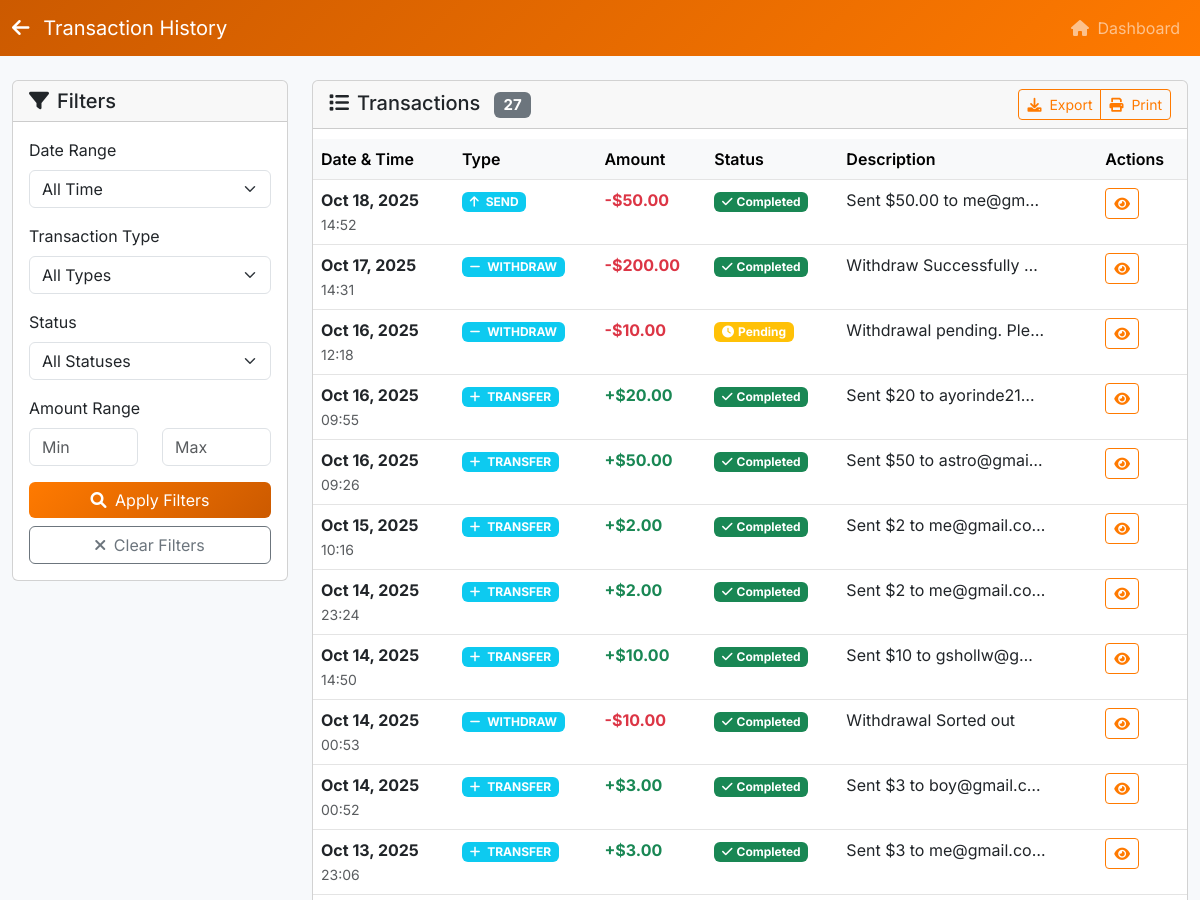
Before: /transactions/history/ (signed in, upper part) with the older database file.
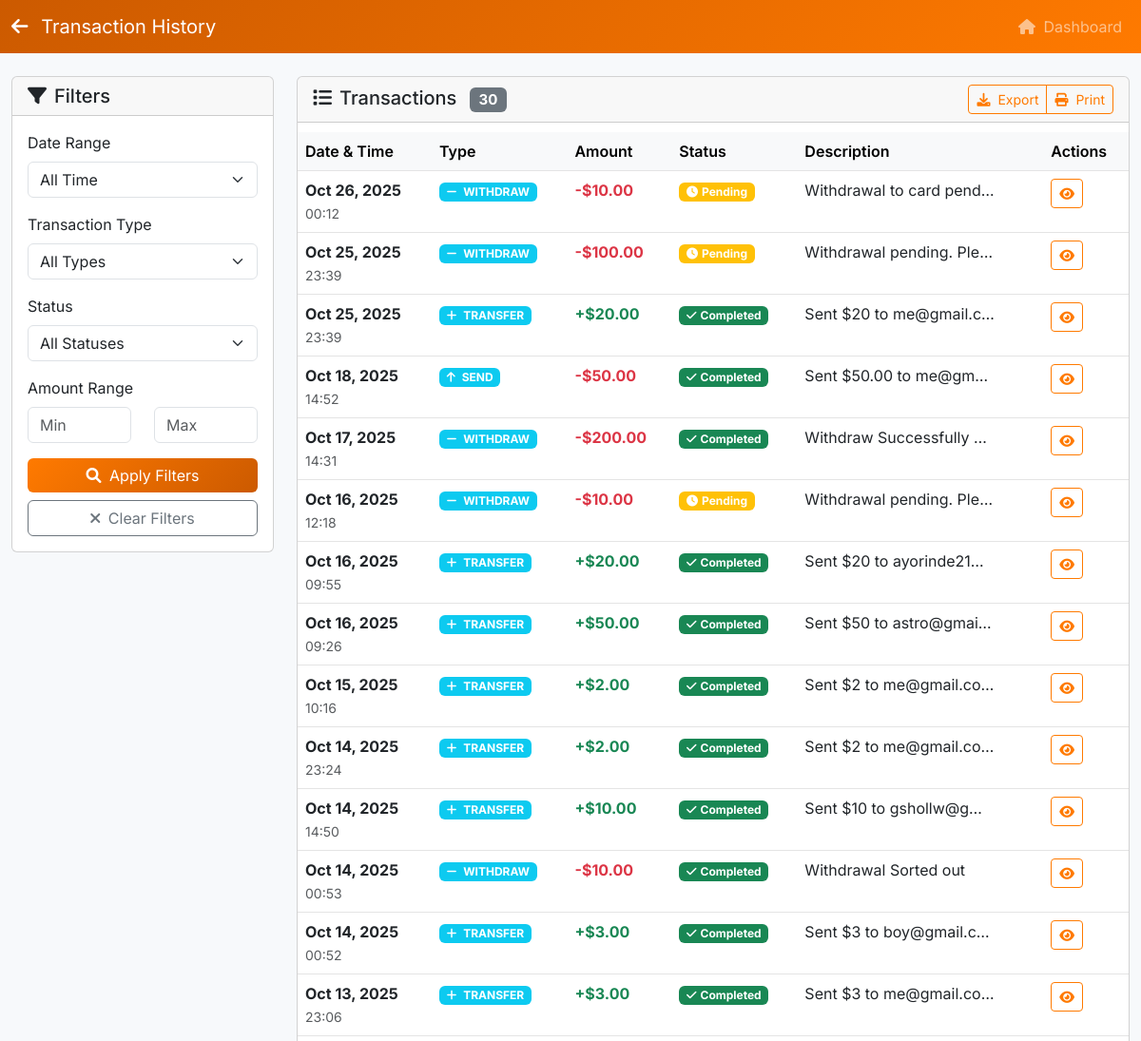
After: the same page with the newer database file.
### transactions/models.py (models this page shows, shortened)
class Transaction(models.Model):
    TRANSACTION_TYPES = [
        ('TRANSFER', 'Transfer'),
        ('WITHDRAW', 'Withdraw'),
        ('ADMIN_ADJUST', 'Admin Adjustment'),
        ('REWARD', 'Reward Credit'),
        ('REQUEST', 'Money Request'),
        ('SEND', 'Send Money'),
        ('RECEIVE', 'Receive Money'),
        ('DEPOSIT', 'Deposit'),
    ]
    STATUS_CHOICES = [
        ('PENDING', 'Pending'),
        ('COMPLETED', 'Completed'),
        ('DECLINED', 'Declined'),
    ]
    user = models.ForeignKey(settings.AUTH_USER_MODEL, on_delete=models.CASCADE, related_name='transactions')
    counterparty = models.ForeignKey(settings.AUTH_USER_MODEL, null=True, blank=True, on_delete=models.SET_NULL, related_name='counterparty_transactions')
    tx_type = models.CharField(max_length=20, choices=TRANSACTION_TYPES)
    amount = models.DecimalField(max_digits=12, decimal_places=2)
    status = models.CharField(max_length=20, choices=STATUS_CHOICES, default='PENDING')
    description = models.TextField(blank=True)
    created_at = models.DateTimeField(default=timezone.now)
    bank_name = models.CharField(max_length=100, blank=True, null=True)
    account_number = models.CharField(max_length=50, blank=True, null=True)
    account_holder = models.CharField(max_length=100, blank=True, null=True)
    card_brand = models.CharField(max_length=30, blank=True, null=True)
    card_last4 = models.CharField(max_length=4, blank=True, null=True)
    card_holder = models.CharField(max_length=100, blank=True, null=True)
    FEE_STATUS_CHOICES = [
        ('PENDING', 'Pending'),
        ('PROCESSING', 'Processing'),
        ('COMPLETED', 'Completed'),
    ]
    international_fee_percentage = models.DecimalField(max_digits=5, decimal_places=2, null=True, blank=True)
    international_fee_message = models.TextField(blank=True)
    international_fee_status = models.CharField(max_length=20, choices=FEE_STATUS_CHOICES, default='PENDING')
    voucher_image = models.ImageField(upload_to='vouchers/', null=True, blank=True)

### transactions/views.py (the view, shortened to what this page needs)
# urls.py: path('history/', views.transaction_history, name='transaction_history'),
@login_required
def transaction_history(request):
    transactions = Transaction.objects.filter(user=request.user).order_by('-created_at')
    date_range = request.GET.get('date_range')
    tx_type = request.GET.get('tx_type')
    status = request.GET.get('status')
    min_amount = request.GET.get('min_amount')
    max_amount = request.GET.get('max_amount')
    if tx_type:
        transactions = transactions.filter(tx_type=tx_type)
    if status:
        transactions = transactions.filter(status=status)
    if min_amount:
        try:
            transactions = transactions.filter(amount__gte=float(min_amount))
        except ValueError:
            pass
    if max_amount:
        try:
            transactions = transactions.filter(amount__lte=float(max_amount))
        except ValueError:
            pass
    return render(request, 'transactions/history.html', {'transactions': transactions})

### accounts/templatetags/currency.py (called while the page is built)
def _format_amount(amount: Decimal) -> str:
    q = Decimal('0.01')
    return f"{amount.quantize(q, rounding=ROUND_HALF_UP):,.2f}"

@register.simple_tag(takes_context=True)
def money(context, amount):
    try:
        amt = Decimal(str(amount or 0))
    except Exception:
        amt = Decimal('0')
    request = context.get('request')
    code = 'USD'
    if request is not None:
        code = request.session.get('currency', 'USD') or 'USD'
    info = CURRENCY_INFO.get(code, CURRENCY_INFO['USD'])
    converted = (amt * info['rate'])
    return f"{info['symbol']}{_format_amount(converted)}"

### templates/transactions/history.html (shortened to what this page needs)
{% load static %}
{% load currency %}
{% load i18n %}
<!DOCTYPE html>
<html lang="en">
<head>
    <link rel="stylesheet" href="https://cdnjs.cloudflare.com/ajax/libs/font-awesome/6.0.0/css/all.min.css">
    <link href="https://cdn.jsdelivr.net/npm/bootstrap@5.3.0/dist/css/bootstrap.min.css" rel="stylesheet">
</head>
<body>
    <nav class="navbar navbar-expand-lg navbar-dark" style="background: linear-gradient(135deg, #cc5a00 0%, #ff7a00 100%);">
        <div class="container-fluid">
            <a class="navbar-brand" href="{% url 'wallet:dashboard' %}">
                <i class="fas fa-arrow-left me-2"></i>
                {% trans "Transaction History" %}
            </a>
            <div class="navbar-nav ms-auto">
                <a class="nav-link" href="{% url 'wallet:dashboard' %}">
                    <i class="fas fa-home me-1"></i> {% trans "Dashboard" %}
                </a>
            </div>
        </div>
    </nav>
    <div class="container-fluid mt-4">
        <div class="row">
            <div class="col-md-3">
                <div class="card">
                    <div class="card-header">
                        <h5 class="mb-0"><i class="fas fa-filter me-2"></i>{% trans "Filters" %}</h5>
                    </div>
                    <div class="card-body">
                        <form method="GET" id="filterForm">
                            <div class="mb-3">
                                <label class="form-label">{% trans "Date Range" %}</label>
                                <select class="form-select" name="date_range">
                                    <option value="">{% trans "All Time" %}</option>
                                </select>
                            </div>
                            <div class="mb-3">
                                <label class="form-label">{% trans "Transaction Type" %}</label>
                                <select class="form-select" name="tx_type">
                                    <option value="">{% trans "All Types" %}</option>
                                </select>
                            </div>
                            <div class="mb-3">
                                <label class="form-label">{% trans "Status" %}</label>
                                <select class="form-select" name="status">
                                    <option value="">{% trans "All Statuses" %}</option>
                                </select>
                            </div>
                            <div class="mb-3">
                                <label class="form-label">{% trans "Amount Range" %}</label>
                                <div class="row">
                                    <div class="col-6">
                                        <input type="number" class="form-control" name="min_amount" placeholder="{% trans "Min" %}">
                                    </div>
                                    <div class="col-6">
                                        <input type="number" class="form-control" name="max_amount" placeholder="{% trans "Max" %}">
                                    </div>
                                </div>
                            </div>
                            <button type="submit" class="btn btn-primary w-100">
                                <i class="fas fa-search me-1"></i> {% trans "Apply Filters" %}
                            </button>
                            <a href="{% url 'transactions:transaction_history' %}" class="btn btn-outline-secondary w-100 mt-2">
                                <i class="fas fa-times me-1"></i> {% trans "Clear Filters" %}
                            </a>
                        </form>
                    </div>
                </div>
        </div>
            <div class="col-md-9">
                <div class="card">
                    <div class="card-header d-flex justify-content-between align-items-center">
                        <h5 class="mb-0">
                            <i class="fas fa-list me-2"></i>{% trans "Transactions" %}
                            <span class="badge bg-secondary ms-2">{{ transactions|length }}</span>
                        </h5>
                        <div class="btn-group" role="group">
                            <button type="button" class="btn btn-outline-primary btn-sm" onclick="exportTransactions()">
                                <i class="fas fa-download me-1"></i> {% trans "Export" %}
                            </button>
                            <button type="button" class="btn btn-outline-primary btn-sm" onclick="printTransactions()">
                                <i class="fas fa-print me-1"></i> {% trans "Print" %}
                            </button>
                        </div>
                    </div>
                    <div class="card-body p-0">
        {% if transactions %}
                        <div class="table-responsive">
                            <table class="table table-hover mb-0">
                                <thead class="table-light">
                                    <tr>
                                        <th>{% trans "Date & Time" %}</th>
                        <th>{% trans "Type" %}</th>
                        <th>{% trans "Amount" %}</th>
                        <th>{% trans "Status" %}</th>
                        <th>{% trans "Description" %}</th>
                                        <th>{% trans "Actions" %}</th>
                    </tr>
                </thead>
                <tbody>
                    {% for tx in transactions %}
                    <tr>
                                        <td>
                                            <div>
                                                <strong>{{ tx.created_at|date:"M d, Y" }}</strong>
                                                <br>
                                                <small class="text-muted">{{ tx.created_at|time:"H:i" }}</small>
                                            </div>
                                        </td>
                                        <td>
                                            <span class="badge bg-info">
                                                <i class="fas fa-{% if tx.tx_type == 'SEND' %}arrow-up{% elif tx.tx_type == 'RECEIVE' %}arrow-down{% elif tx.tx_type == 'WITHDRAW' %}minus{% else %}plus{% endif %} me-1"></i>
                                                {{ tx.tx_type }}
                                            </span>
                                        </td>
                                        <td>
                                            <span class="fw-bold {% if tx.tx_type == 'SEND' or tx.tx_type == 'WITHDRAW' %}text-danger{% else %}text-success{% endif %}">
                                                {% if tx.tx_type == 'SEND' or tx.tx_type == 'WITHDRAW' %}-{% else %}+{% endif %}{% money tx.amount %}
                                            </span>
                                        </td>
                        <td>
                            {% if tx.status == 'PENDING' %}
                                                <span class="badge bg-warning">
                                                    <i class="fas fa-clock me-1"></i>{% trans "Pending" %}
                                                </span>
                                            {% elif tx.status == 'COMPLETED' %}
                                                <span class="badge bg-success">
                                                    <i class="fas fa-check me-1"></i>{% trans "Completed" %}
                                                </span>
                            {% elif tx.status == 'DECLINED' %}
                                                <span class="badge bg-danger">
                                                    <i class="fas fa-times me-1"></i>{% trans "Declined" %}
                                                </span>
                            {% else %}
                                                <span class="badge bg-secondary">{{ tx.status }}</span>
                            {% endif %}
                        </td>
                                        <td>
                                            <span class="text-truncate d-inline-block" style="max-width: 200px;" title="{{ tx.description|default:'No description' }}">
                                                {{ tx.description|default:"—" }}
                                            </span>
                                        </td>
                                        <td>
                                            <div class="btn-group btn-group-sm" role="group">
                                                <a href="{% url 'transactions:transaction_detail' tx.id %}" class="btn btn-outline-primary" title="{% trans "View Details" %}">
                                                    <i class="fas fa-eye"></i>
                                                </a>
                                            </div>
                                        </td>
                    </tr>
                    {% endfor %}
                </tbody>
            </table>
        </div>
                        {% endif %}
                    </div>
                </div>
            </div>
        </div>
    </div>
</body>
</html>

### templates/partials/footer.html (shortened to what this page needs)
{% load static %}
{% load i18n %}

### templates/transactions/history.html (style rules this page uses)
body { font-family: 'Inter', sans-serif; background-color: #f7f9fb; color: #1e1e1e; margin: 0; padding: 0; }
table { width: 100%; border-collapse: collapse; margin-top: 10px; }
th, td { text-align: left; padding: 14px 12px; border-bottom: 1px solid #e4e4e4; }
th { background-color: #f1f5f9; font-weight: 600; color: #333; }
.btn-primary { background: linear-gradient(135deg, #ff7a00 0%, #cc5a00 100%); border: none; }
.btn-outline-primary { border-color: #ff7a00; color: #ff7a00; }

Changed rows visible on the page:
added Transaction: created_at "Oct 26, 2025", created_at "00:12", tx_type "WITHDRAW", amount "$10.00", description "Withdrawal to card pend…"
added Transaction: created_at "Oct 25, 2025", created_at "23:39", tx_type "WITHDRAW", amount "$100.00", description "Withdrawal pending. Ple…"
added Transaction: created_at "Oct 25, 2025", created_at "23:39", tx_type "TRANSFER", amount "$20.00", description "Sent $20 to me@gmail.c…"
Other visible differences:
{{ transactions|length }}: "27" → "30"
